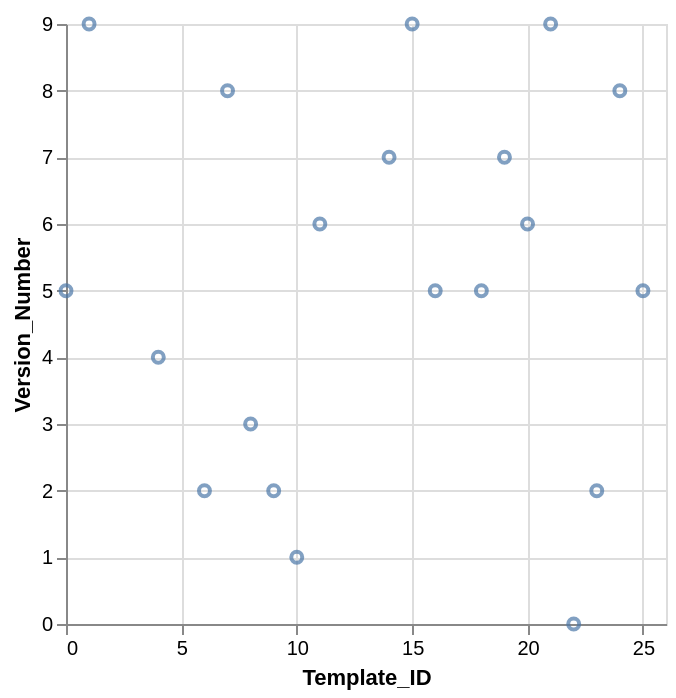

The Vega-Lite source for this figure:
### Vega-Lite specification from a JSON file in a GitHub repository (floating-point values rounded to 4 significant figures)
{"data": {"values": [{"x_data": 0, "y_data": 5}, {"x_data": 1, "y_data": 9}, {"x_data": 4, "y_data": 4}, {"x_data": 6, "y_data": 2}, {"x_data": 7, "y_data": 8}, {"x_data": 8, "y_data": 3}, {"x_data": 9, "y_data": 2}, {"x_data": 10, "y_data": 1}, {"x_data": 11, "y_data": 6}, {"x_data": 14, "y_data": 7}, {"x_data": 15, "y_data": 9}, {"x_data": 16, "y_data": 5}, {"x_data": 18, "y_data": 5}, {"x_data": 19, "y_data": 7}, {"x_data": 20, "y_data": 6}, {"x_data": 21, "y_data": 9}, {"x_data": 22, "y_data": 0}, {"x_data": 23, "y_data": 2}, {"x_data": 24, "y_data": 8}, {"x_data": 25, "y_data": 5}]}, "mark": "point", "encoding": {"x": {"field": "x_data", "type": "quantitative", "title": "Template_ID"}, "y": {"field": "y_data", "type": "quantitative", "title": "Version_Number"}}}
